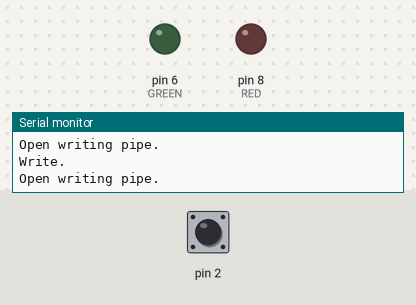
Recording of a sketch running on a simulated Arduino Uno, built with avr-gcc and run on an emulated ATmega328P. Parts: output pins drawn as LEDs (lit = HIGH), the last lines printed to the serial monitor. The test bench sets the inputs (shaded band); at power-on: pin 2 HIGH. No radio packets arrive unless stated.

Above: at 1.2 s.
1.3 s: pin 2 driven LOW
At 3.3 s:
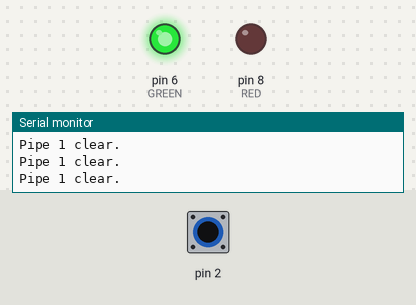
3.6 s: pin 2 pulsed HIGH 2 times (0.12 s each, 0.3 s apart)
7.2 s: pin 2 driven HIGH
Timing chart, 0 to 10.2 s (numbered marks = the images above; inputs shaded):
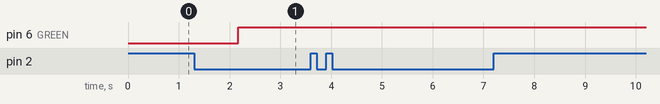

The sketch:

nRF_interrupt_test.ino
```cpp
/**
This sketch is identical to the receiver in the three node topology
except that it uses interrupts to listen for signals rather than
polling.

First it waits 3 seconds, then it broadcasts the system_armed message.
Then it listens to the other two nodes
and reacts accordingly (lights its red LED when intruder alert, green otherwise). It doesn't
send any response back though (at least not in this version).
*/
#include <SPI.h>
#include "RF24.h"

/**Pin declarations*/
const unsigned int RED = 8;
const unsigned int GREEN = 6;

/**Radio code*/
const int TIMEOUT = 200;//ms to wait for timeout
RF24 radio(9,10);  // Set up nRF24L01 radio on SPI bus plus pins 9 & 10
byte talking_pipes[][6] = { "1Node", "2Node" };
byte broadcast_pipes[][6] = { "Node1", "Node2" };

volatile bool pipe1_alert = false;
volatile bool pipe2_alert = false;
bool have_not_broadcasted = true;

volatile int blah_count = 0;

void setup(void)
{
  /**Pin sets*/
  pinMode(GREEN, OUTPUT);
  pinMode(RED, OUTPUT);

  /**Radio*/
  radio.begin();
  radio.setRetries(15, 15);
  radio.openReadingPipe(1, talking_pipes[0]);
  radio.openReadingPipe(2, talking_pipes[1]);
  radio.startListening();

  Serial.begin(9600);
}

void loop(void)
{
  delay(500);
  Serial.println("Loop");
  if (have_not_broadcasted)
  {
    Serial.println("Broadcasting.");
    for (int i = 0; i < 15; i++)
      broadcast();

    have_not_broadcasted = false;
    Serial.println("Attaching ISR");
    attachInterrupt(0, check_messages_ISR, LOW);
  }

  display_alert_status();
}

void broadcast(void)
{
  Serial.println("Stop listening.");
  radio.stopListening();

  for (int i = 0; i < 2; i++)
  {
    Serial.println("Open writing pipe.");
    radio.openWritingPipe(broadcast_pipes[i]);
    bool arm_system = true;
    Serial.println("Write.");
    radio.write(&arm_system, sizeof(bool));
  }

  Serial.println("Start listening again.");
  radio.startListening();
}

void check_messages_ISR(void)
{
  bool tx, fail, rx;
  radio.whatHappened(tx, fail, rx);

  bool intruder_alert = (pipe1_alert || pipe2_alert);
  uint8_t pipe_number;
  if (rx && radio.available(&pipe_number))
  {
    Serial.println("RX");
    radio.read(&intruder_alert, sizeof(bool));
  }

  if (fail)
    Serial.println("FAIL");

  if (tx)
    Serial.println("TX");

  switch (pipe_number)
  {
    case 1://pipe 1
      pipe1_alert = intruder_alert;
      if (intruder_alert) Serial.println("Pipe 1 alert!"); else Serial.println("Pipe 1 clear.");
      break;
    case 2://pipe 2
      pipe2_alert = intruder_alert;
      if (intruder_alert) Serial.println("Pipe 2 alert!"); else Serial.println("Pipe 2 clear.");
      break;
  }
}

void display_alert_status(void)
{
  if (pipe1_alert || pipe2_alert)
  {
    digitalWrite(GREEN, LOW);
    digitalWrite(RED, HIGH);
  }
  else
  {
    digitalWrite(GREEN, HIGH);
    digitalWrite(RED, LOW);
  }
}
```
